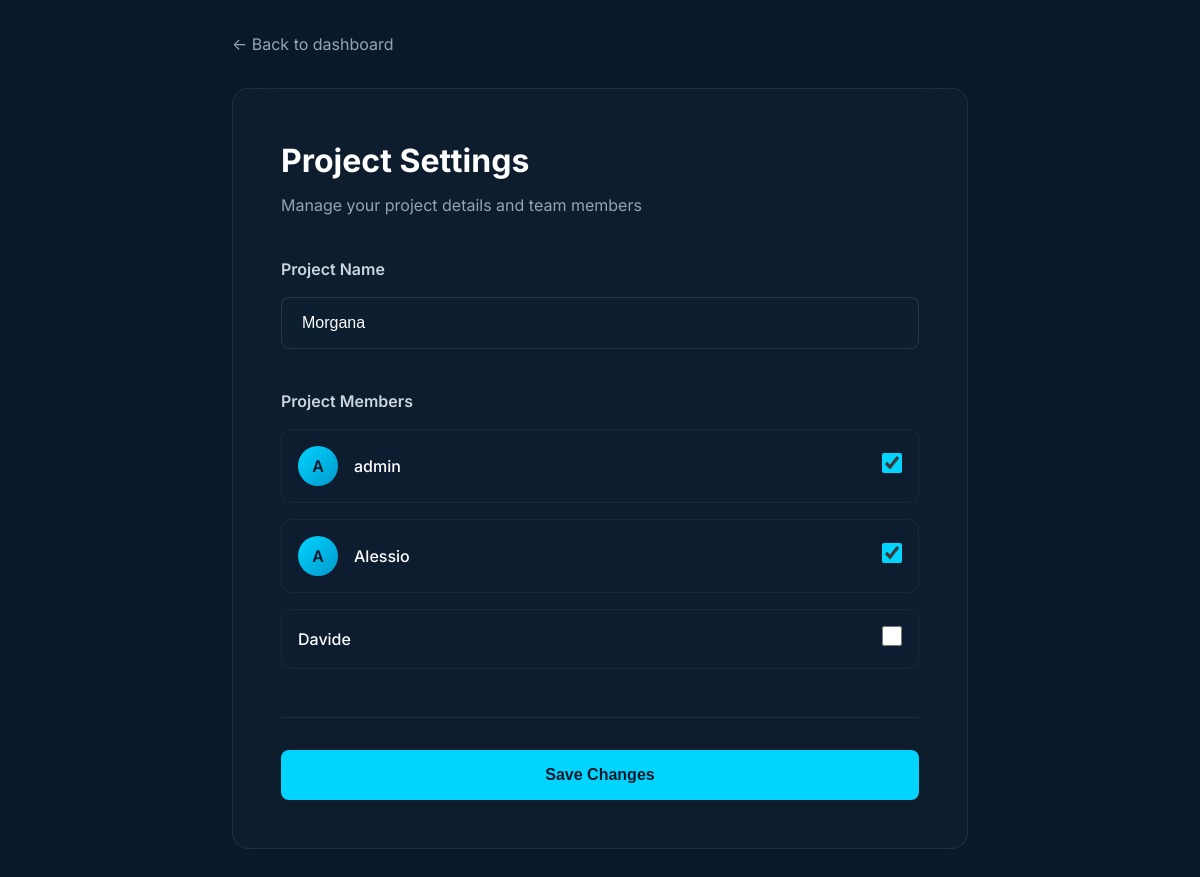
The page /modifica_progetto/7 (signed in) on the database its author committed.
### tables this page shows
CREATE TABLE progetti (
            id INTEGER PRIMARY KEY AUTOINCREMENT,
            nome TEXT NOT NULL,
            owner_id INTEGER NOT NULL,
            FOREIGN KEY (owner_id) REFERENCES utenti(id)
        );

CREATE TABLE utenti (
            id INTEGER PRIMARY KEY AUTOINCREMENT,
            nome TEXT NOT NULL,
            email TEXT UNIQUE NOT NULL,
            password_hash TEXT NOT NULL,
            ruolo TEXT NOT NULL
        );

### app/main.py (the view)
@app.get("/modifica_progetto/{progetto_id}", response_class=HTMLResponse)
async def modifica_progetto_get(request: Request, progetto_id: int, user_id: str = Cookie(default=None)):
    if not user_id:
        return RedirectResponse("/login", status_code=302)
    db_path = get_db_path()
    conn = sqlite3.connect(db_path)
    c = conn.cursor()
    c.execute("""
        SELECT 1 FROM progetti p
        LEFT JOIN progetti_utenti pu ON p.id = pu.progetto_id
        WHERE p.id = ? AND (p.owner_id = ? OR pu.utente_id = ?)
    """, (progetto_id, user_id, user_id))
    if not c.fetchone():
        conn.close()
        return RedirectResponse("/", status_code=302)
    c.execute("SELECT nome FROM progetti WHERE id = ?", (progetto_id,))
    progetto = c.fetchone()
    c.execute("SELECT id, nome FROM utenti")
    tutti_utenti = [{"id": r[0], "nome": r[1]} for r in c.fetchall()]
    c.execute("SELECT utente_id FROM progetti_utenti WHERE progetto_id = ?", (progetto_id,))
    membri_attuali = [r[0] for r in c.fetchall()]
    conn.close()
    if not progetto:
        return RedirectResponse("/", status_code=302)
    return templates.TemplateResponse("modifica_progetto.html", {
        "request": request,
        "progetto_id": progetto_id,
        "nome": progetto[0],
        "tutti_utenti": tutti_utenti,
        "membri_attuali": membri_attuali
    })

### frontend/templates/modifica_progetto.html (shortened to what this page needs)
<!DOCTYPE html>
<html lang="it">
<head>
    <link rel="stylesheet" href="/static/style.css">
</head>
<body>
    <div class="edit-project-container">
        <nav class="back-nav">
            <a href="/" class="back-link">← Back to dashboard</a>
        </nav>
        <div class="edit-project-card">
            <h1 class="project-settings-title">Project Settings</h1>
            <div class="project-settings-subtitle">
                Manage your project details and team members
            </div>
            <form method="post" action="/modifica_progetto/{{ progetto_id }}">
                <section class="project-name-section">
                    <label for="nome" class="section-label">Project Name</label>
                    <input type="text" id="nome" name="nome" value="{{ nome }}" required class="project-name-input">
                </section>
                <section class="project-members-section">
                    <h3 class="section-label">Project Members</h3>
                    <div class="members-list">
                        {% for utente in tutti_utenti %}
                        <div class="member-item">
                            {% if utente.id in membri_attuali %}
                            <div class="member-avatar">
                                <span class="member-avatar-text">{{ utente.nome[0]|upper }}</span>
                            </div>
                            <div class="member-info">
                                <div class="member-name">{{ utente.nome }}</div>
                            </div>
                            <div class="member-actions">
                                <input type="checkbox" name="membri" value="{{ utente.id }}" checked class="member-checkbox">
                            </div>
                            {% else %}
                            <div class="member-info">
                                <div class="member-name">{{ utente.nome }}</div>
                            </div>
                            <div class="member-actions">
                                <input type="checkbox" name="membri" value="{{ utente.id }}" class="member-checkbox">
                            </div>
                            {% endif %}
                        </div>
                        {% endfor %}
                    </div>
                </section>
                <div class="save-section">
                    <button type="submit" class="save-changes-btn">Save Changes</button>
                </div>
            </form>
        </div>
    </div>
</body>
</html>

### frontend/static/style.css (style rules this page uses)
* { margin: 0; padding: 0; box-sizing: border-box; }
body { font-family: 'Inter', -apple-system, BlinkMacSystemFont, 'Segoe UI', Roboto, sans-serif; background: #0a1929; min-height: 100vh; color: #ffffff; line-height: 1.5; overflow-x: hidden; }
input, select, textarea { width: 100%; padding: 0.875rem 1rem; background: rgba(15, 32, 50, 0.5); border: 1px solid rgba(255, 255, 255, 0.1); border-radius: 8px; color: #ffffff; font-size: 1rem; transition: all 0.3s ease; outline: none; }
input::placeholder, textarea::placeholder { color: #64748b; }
button, .btn-primary { width: 100%; padding: 0.875rem 1.5rem; background: #00d4ff; border: none; border-radius: 8px; color: #0a1929; font-weight: 600; font-size: 1rem; cursor: pointer; transition: all 0.3s ease; position: relative; overflow: hidden; }
.back-link { color: #94a3b8; text-decoration: none; font-size: 0.9rem; transition: color 0.3s ease; }
.back-nav { margin-bottom: 2rem; }
.back-nav a { color: #94a3b8; text-decoration: none; font-size: 1rem; transition: color 0.3s ease; display: inline-flex; align-items: center; gap: 0.5rem; }
.edit-project-container { min-height: 100vh; padding: 2rem; max-width: 800px; margin: 0 auto; background: #0a1929; }
.edit-project-card { background: rgba(15, 32, 50, 0.6); backdrop-filter: blur(20px); -webkit-backdrop-filter: blur(20px); border: 1px solid rgba(255, 255, 255, 0.08); border-radius: 16px; padding: 3rem; animation: fadeInUp 0.6s ease-out; }
.project-settings-title { font-size: 2rem; font-weight: 700; margin-bottom: 0.5rem; color: #ffffff; }
.project-settings-subtitle { color: #94a3b8; margin-bottom: 2.5rem; font-size: 1rem; }
.project-name-section, .project-members-section { margin-bottom: 2.5rem; }
.section-label { display: block; color: #cbd5e1; font-weight: 600; font-size: 1rem; margin-bottom: 1rem; }
.project-name-input { font-size: 1rem; padding: 1rem 1.25rem; }
.members-list { display: flex; flex-direction: column; gap: 1rem; }
.member-item { display: flex; align-items: center; padding: 1rem; background: rgba(15, 32, 50, 0.4); border-radius: 10px; border: 1px solid rgba(255, 255, 255, 0.05); transition: all 0.3s ease; }
.member-avatar { width: 40px; height: 40px; background: linear-gradient(135deg, #00d4ff, #0099cc); border-radius: 50%; display: flex; align-items: center; justify-content: center; margin-right: 1rem; }
.member-avatar-text { color: #0a1929; font-weight: 600; font-size: 1rem; }
.member-info { flex: 1; }
.member-name { color: #ffffff; font-weight: 500; font-size: 1rem; }
.member-actions { margin-left: 1rem; }
.member-checkbox { width: 20px; height: 20px; accent-color: #00d4ff; }
.save-section { margin-top: 3rem; padding-top: 2rem; border-top: 1px solid rgba(255, 255, 255, 0.08); }
.save-changes-btn { background: #00d4ff; padding: 1rem 2rem; font-size: 1rem; font-weight: 600; border-radius: 8px; color: #0a1929; }

### rows shown on the page
progetti: nome "Morgana"
utenti: nome "A", nome "admin"
utenti: nome "A", nome "Alessio"
utenti: nome "Davide"
